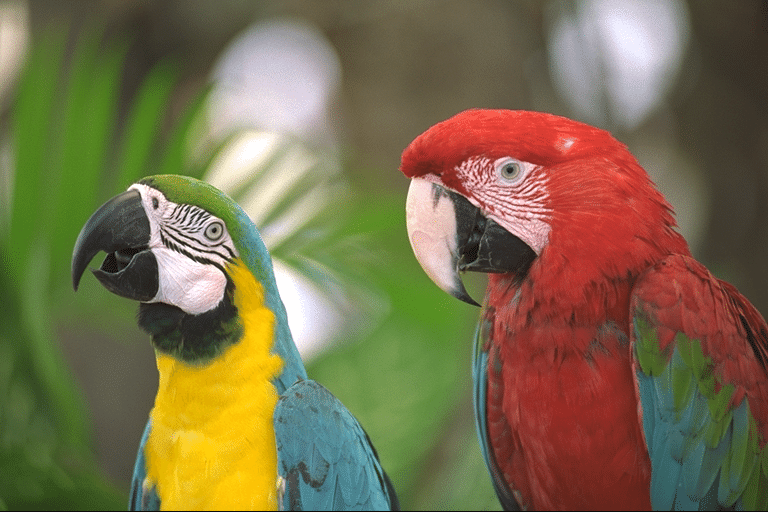
#> input picture lab4/img.png, 768 x 512 px
$ python 2.py
#> lines starting #> are read from the running program, lines starting #| are printed output that depends on the picture; after the words box and inside, x2 and y2 are one past the last pixel; in counts of white or black regions, pixels touching at a corner belong together
import cv2
import numpy as np

def gaussian_matrix(size, sigma=1.0, normalize=True):
    center = size // 2
    matrix = np.zeros((size, size), dtype=float)
    for x in range(size):
        for y in range(size):
            dx = x - center
            dy = y - center
            matrix[x, y] = (1 / (2 * np.pi * sigma**2)) * np.exp(-(dx**2 + dy**2) / (2 * sigma**2))
    if normalize:
        matrix /= matrix.sum()
    return matrix

def gaussian_filter_2d(image: np.ndarray, kernel: np.ndarray) -> np.ndarray:
    h, w = image.shape
    kh, kw = kernel.shape
    pad_h, pad_w = kh // 2, kw // 2
    padded = np.pad(image, ((pad_h, pad_h), (pad_w, pad_w)), mode='reflect')
    result = np.zeros_like(image, dtype=float)
    for i in range(h):
        for j in range(w):
            region = padded[i:i+kh, j:j+kw]
            result[i, j] = np.sum(region * kernel)
    return np.clip(result, 0, 255).astype(np.uint8)

sobel_x = np.array([[-1, 0, 1],
                    [-2, 0, 2],
                    [-1, 0, 1]], dtype=np.float64)

sobel_y = np.array([[-1, -2, -1],
                    [ 0,  0,  0],
                    [ 1,  2,  1]], dtype=np.float64)

def convolve(image: np.ndarray, kernel: np.ndarray) -> np.ndarray:
    h, w = image.shape
    padded = np.pad(image, ((1, 1), (1, 1)), mode='reflect')
    out = np.zeros_like(image, dtype=np.float64)
    for i in range(h):
        for j in range(w):
            region = padded[i:i+3, j:j+3]
            out[i, j] = np.sum(region * kernel)
    return out

def get_quantized_angle(gx, gy, tg):
    quantized = np.zeros_like(gx, dtype=np.uint8)
    mask0 = ((gx > 0) & (gy < 0) & (tg < -2.414)) | ((gx < 0) & (gy < 0) & (tg > 2.414))
    quantized[mask0] = 0
    mask1 = (gx > 0) & (gy < 0) & (tg >= -2.414) & (tg < -0.414)
    quantized[mask1] = 1
    mask2 = ((gx > 0) & (gy < 0) & (tg >= -0.414)) | ((gx > 0) & (gy > 0) & (tg < 0.414))
    quantized[mask2] = 2
    mask3 = (gx > 0) & (gy > 0) & (tg >= 0.414) & (tg < 2.414)
    quantized[mask3] = 3
    mask4 = ((gx > 0) & (gy > 0) & (tg >= 2.414)) | ((gx < 0) & (gy > 0) & (tg <= -2.414))
    quantized[mask4] = 4
    mask5 = (gx < 0) & (gy > 0) & (tg > -2.414) & (tg <= -0.414)
    quantized[mask5] = 5
    mask6 = ((gx < 0) & (gy > 0) & (tg > -0.414)) | ((gx < 0) & (gy < 0) & (tg < 0.414))
    quantized[mask6] = 6
    mask7 = (gx < 0) & (gy < 0) & (tg >= 0.414) & (tg < 2.414)
    quantized[mask7] = 7
    return quantized

def main():
    image_path = "img.png"
    kernel_size = 5
    sigma = 1.0

    img = cv2.imread(image_path)
#> img is the input picture: shape (512, 768, 3); mean B, G, R 75.9, 109.7, 121.7

    gray = cv2.cvtColor(img, cv2.COLOR_BGR2GRAY)
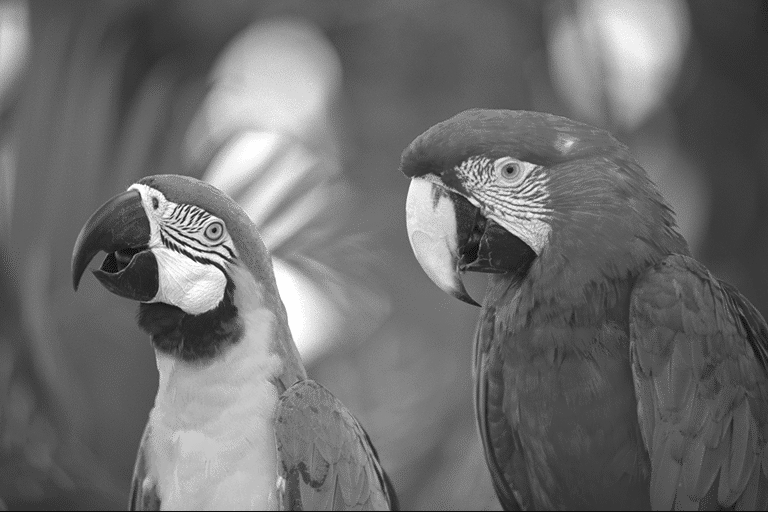
#> gray: shape (512, 768); min 12, max 254, mean 109.5

    gauss_kernel = gaussian_matrix(kernel_size, sigma)
    blurred = gaussian_filter_2d(gray, gauss_kernel)

    grad_x = convolve(blurred.astype(np.float64), sobel_x)
    grad_y = convolve(blurred.astype(np.float64), sobel_y)
#> after the loop in convolve (call 2), `for i in range(h):`:
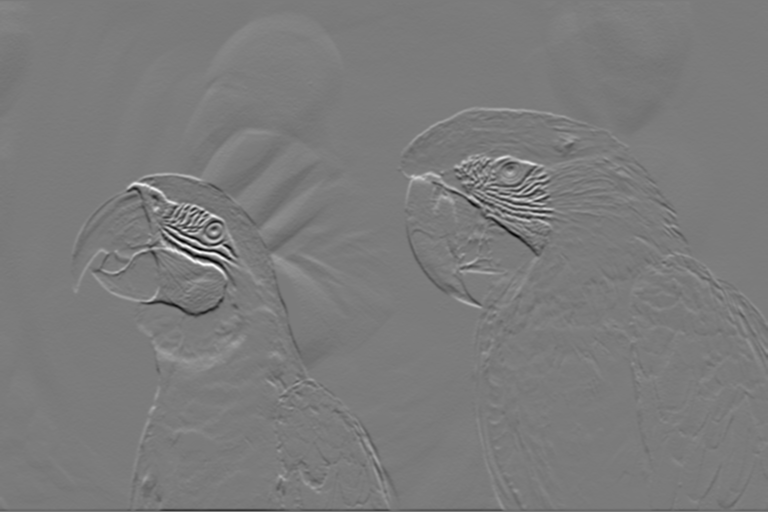
#> out: shape (512, 768) float64; min -434, max 460, mean -0.5; drawn with min black and max white

    magnitude = np.sqrt(grad_x**2 + grad_y**2)
    magnitude = np.clip(magnitude, 0, 255).astype(np.uint8)

    grad_x_safe = np.where(grad_x == 0, 1e-6, grad_x)
    tg = grad_y / grad_x_safe
    quantized_angle = get_quantized_angle(grad_x, grad_y, tg)
#> in get_quantized_angle, `mask0 = ((gx > 0) & (gy < 0) & (tg < -2.414)) | ((gx < 0) & (gy < 0) &..`:
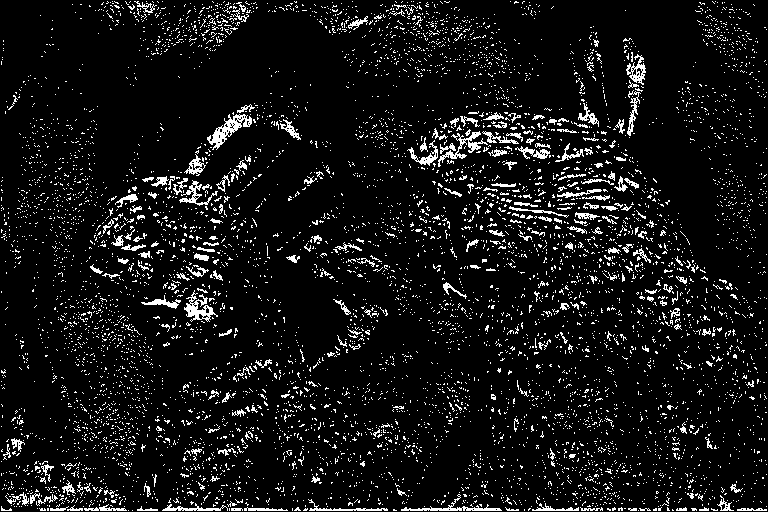
#> mask0: shape (512, 768) bool; 7.8% white in thin lines or dots
#> in get_quantized_angle, `mask1 = (gx > 0) & (gy < 0) & (tg >= -2.414) & (tg < -0.414)`: mask1: shape (512, 768) bool; 11% white in thin lines or dots
#> in get_quantized_angle, `mask2 = ((gx > 0) & (gy < 0) & (tg >= -0.414)) | ((gx > 0) & (gy > 0) ..`:
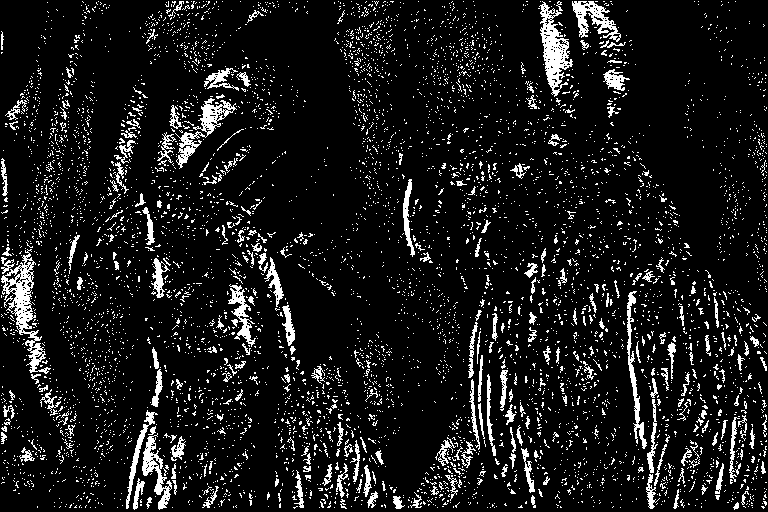
#> mask2: shape (512, 768) bool; 9.8% white in thin lines or dots
#> in get_quantized_angle, `mask3 = (gx > 0) & (gy > 0) & (tg >= 0.414) & (tg < 2.414)`: mask3: shape (512, 768) bool; 10.4% white; 5266 white regions (5009 under 20 px), largest, box (x1, y1, x2, y2) and area: (162, 9, 264, 152) 3908, (112, 46, 183, 171) 1551, (236, 146, 293, 212) 1155
#> in get_quantized_angle, `mask4 = ((gx > 0) & (gy > 0) & (tg >= 2.414)) | ((gx < 0) & (gy > 0) &..`: mask4: shape (512, 768) bool; 6.8% white in thin lines or dots
#> in get_quantized_angle, `mask5 = (gx < 0) & (gy > 0) & (tg > -2.414) & (tg <= -0.414)`:
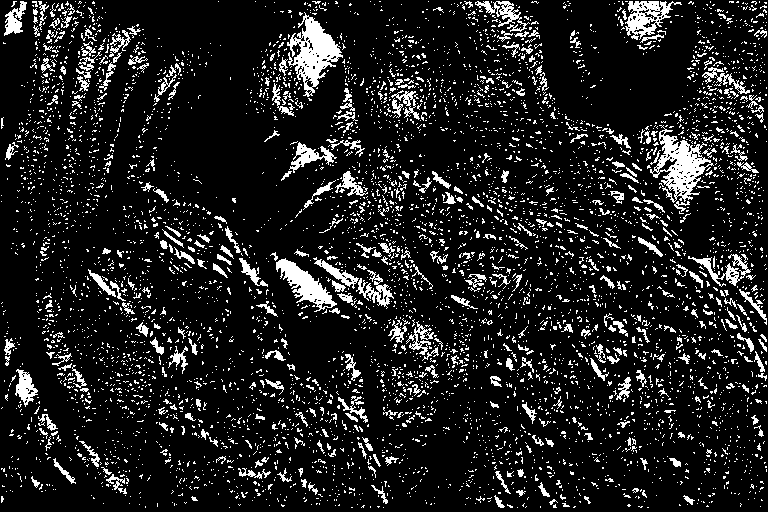
#> mask5: shape (512, 768) bool; 12.2% white in thin lines or dots
#> in get_quantized_angle, `mask6 = ((gx < 0) & (gy > 0) & (tg > -0.414)) | ((gx < 0) & (gy < 0) &..`:
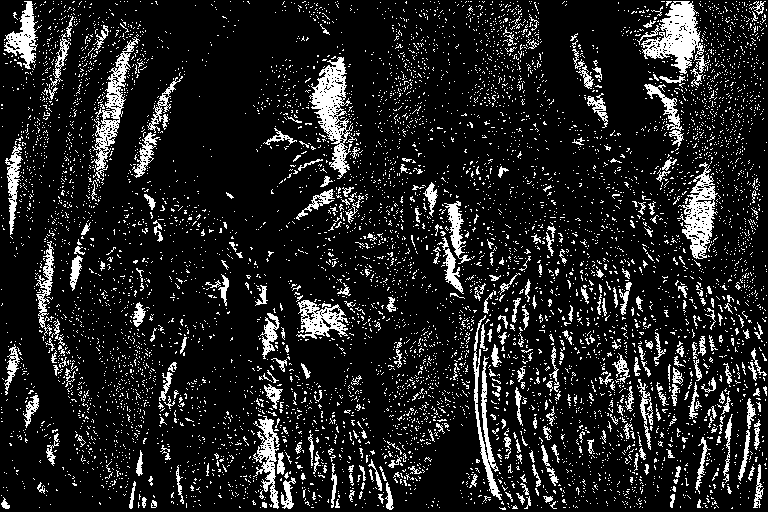
#> mask6: shape (512, 768) bool; 13% white in thin lines or dots
#> in get_quantized_angle, `mask7 = (gx < 0) & (gy < 0) & (tg >= 0.414) & (tg < 2.414)`: mask7: shape (512, 768) bool; 13% white; 6315 white regions (5946 under 20 px), largest, box (x1, y1, x2, y2) and area: (631, 53, 701, 135) 2218, (381, 400, 459, 497) 2014, (267, 193, 366, 252) 1546
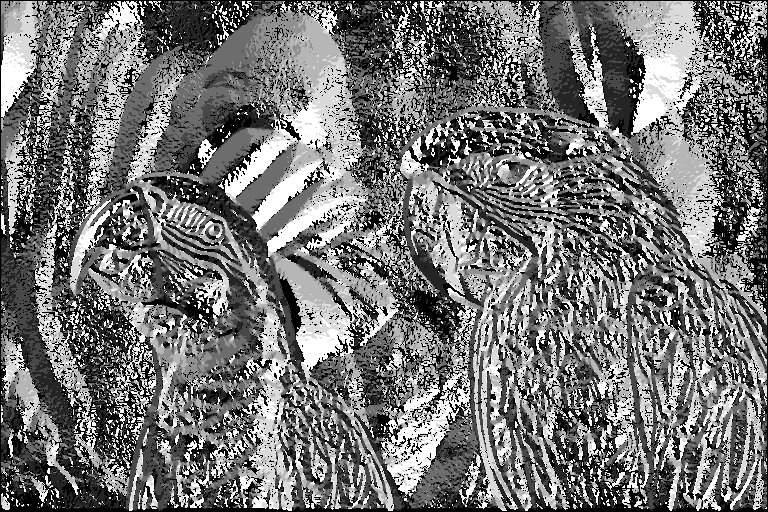
#> quantized_angle: shape (512, 768); min 0, max 7, mean 3.19; drawn with min black and max white

    print(magnitude)
#> (printed output is left out)
    print(quantized_angle)
#> (printed output is left out)

if __name__ == '__main__':
    main()
